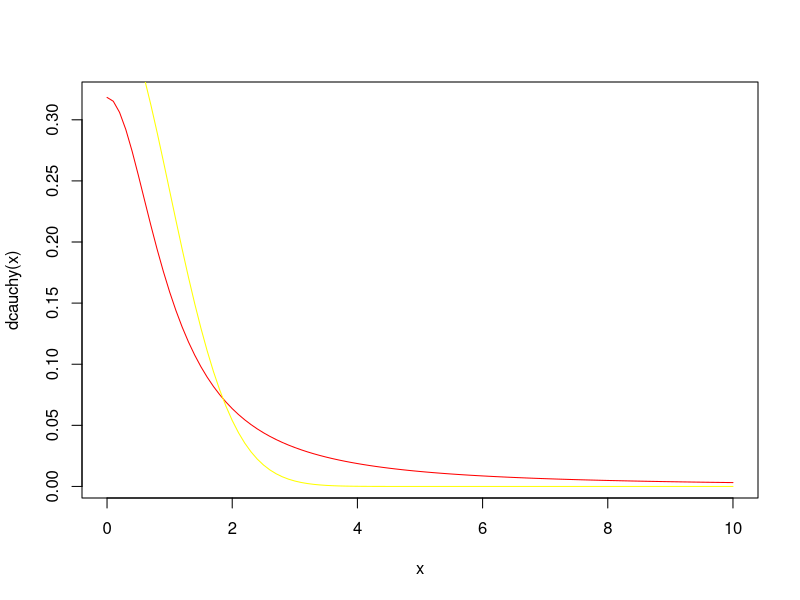
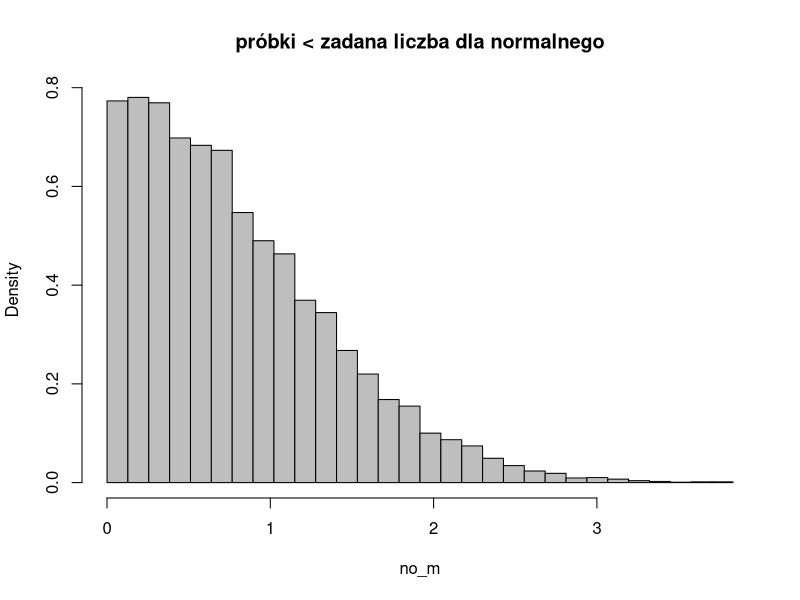
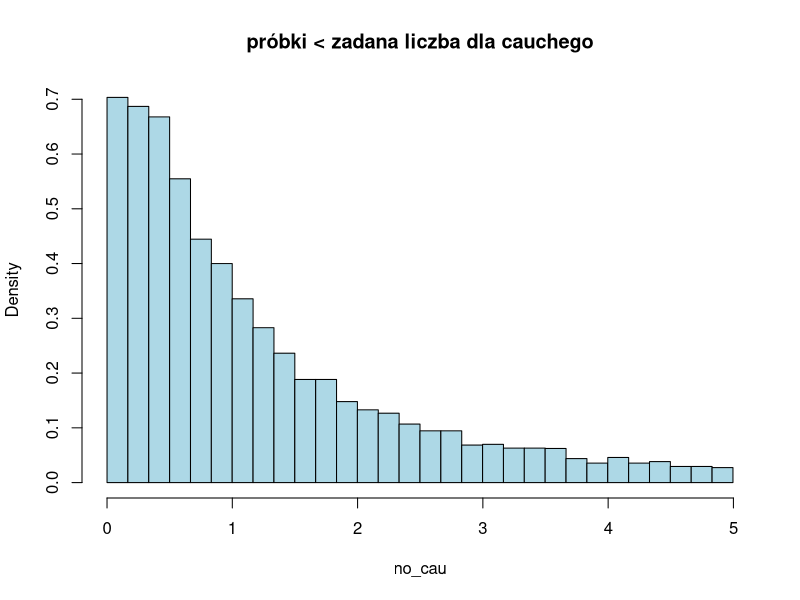
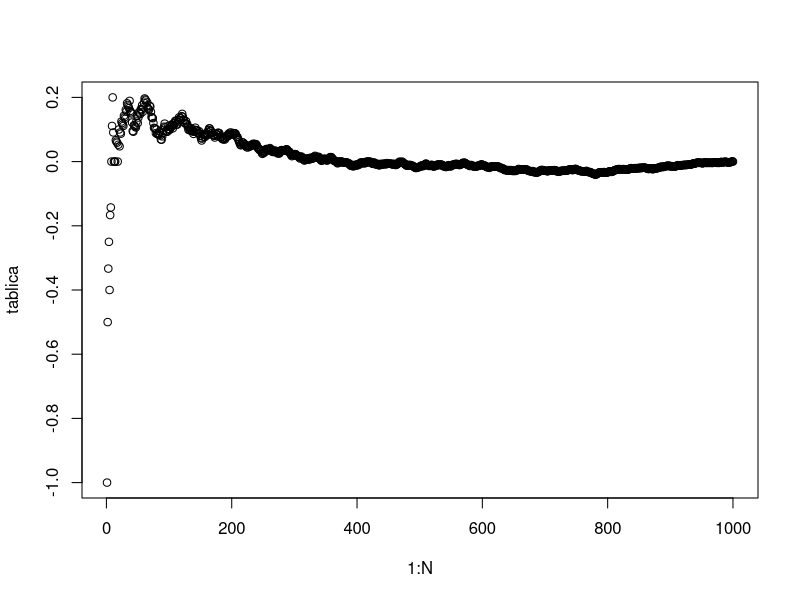
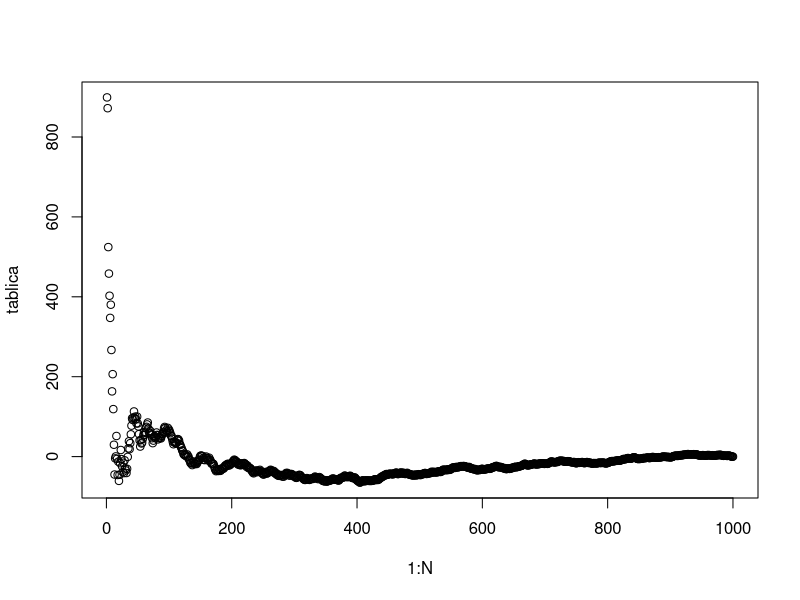
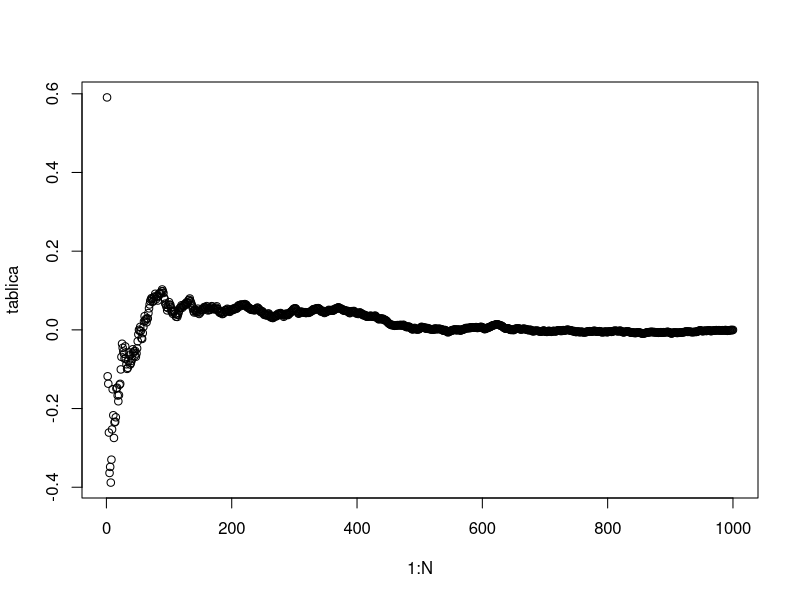
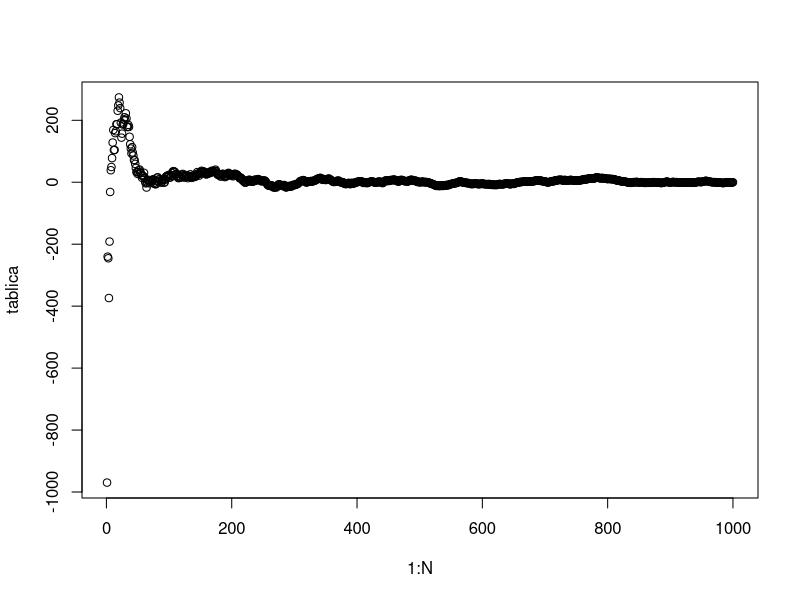
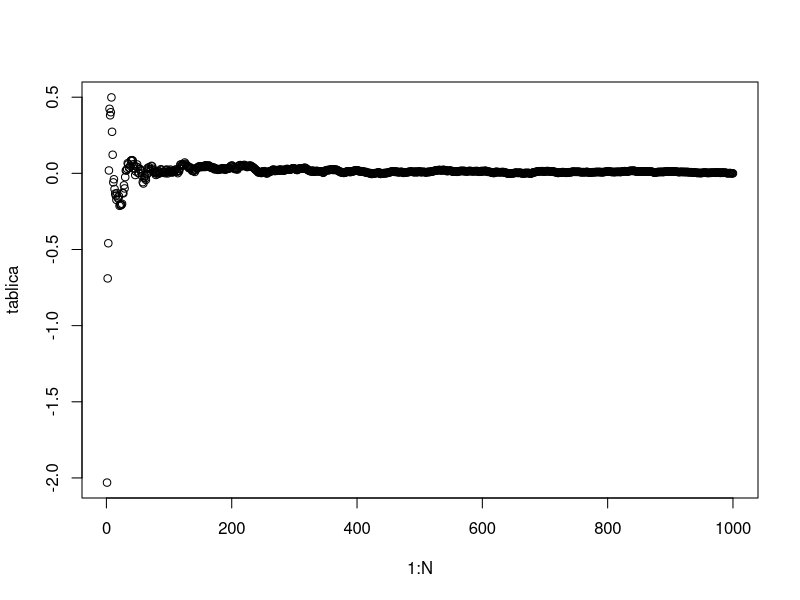

The R script that drew these images, in order:
## ---- chunk 1
knitr::opts_chunk$set(echo = TRUE)
## ---- chunk 2
curve(dcauchy(x), col = 'red', to = 10)
curve(dnorm(x), add = T, col = 'yellow', to = 10)
?curve

## ---- chunk 3
n <- 10^4
normalny <- rnorm(n)
nor_m <- c()
cauchego <- rcauchy(n)

rys_norm <- function(liczba, przedzialy) {
  no_m <- numeric(0)

  for (i in 1:n) {
    if (abs(normalny[i]) <= liczba) {
      no_m <- append(no_m, abs(normalny[i]))
    }
  }

  hist(no_m, breaks = seq(min(no_m), max(no_m), length.out = przedzialy + 1), freq = FALSE, col = 'gray',main = "próbki < zadana liczba dla normalnego")
}

# Przykładowe użycie funkcji
rys_norm(5, 30)


rys_cau <- function(liczba, przedzialy) {
  no_cau <- numeric(0)  #

  for (i in 1:n) {
    if (abs(cauchego[i]) <= liczba) {
      no_cau <- append(no_cau, abs(cauchego[i]))
    }
  }

  hist(no_cau, breaks = seq(min(no_cau), max(no_cau), length.out = przedzialy + 1), freq = FALSE, col = 'lightblue',main = "próbki < zadana liczba dla cauchego")
}

# Przykładowe użycie funkcji
rys_cau(5,30)



## ---- chunk 4
n <- 1e3
cauchy4 <- rcauchy(n)
norm4 <- rnorm(n)
u <- seq(from = 0, to = 10, by = 0.01)
znaleziono <- numeric(0)

for (i in u) {
  prawdcau <- length(which(abs(cauchy4) < i)) / n  
  prawdnorm <- length(which(abs(norm4) < i)) / n    
  
  if (prawdcau > prawdnorm) {
    znaleziono <- append(znaleziono, i)
  }
}

if (length(znaleziono) > 0) {
  cat("Znaleziono u, dla którego P(|Y| < u) > P(|X| < u):", znaleziono)
} else {
  cat("Nie znaleziono takiego u")
}


## ---- chunk 5
N <- 10^3
proby <- sample(c(-1,0, 1), N, replace = T)

srednia <- mean(proby)
proby
srednia
#szukanie wartosci dla roznych rozmiarow wektora i zapisujemy je w tablice gdzie indeks to dlugosc wektora
tablica <- numeric(n)


for(k in 1:N){
tablica[k] <- ((cumsum(proby)[k])/k - srednia) 
}
#w tablicy sa wartosci, a k to argumenty 
plot(1:N, tablica)

## ---- chunk 6
N <- 10^3
proby <- sample(c(-1000:1000), N, replace = T)

srednia <- mean(proby)
proby
srednia
#szukanie wartosci dla roznych rozmiarow wektora i zapisujemy je w tablice gdzie indeks to dlugosc wektora
tablica <- numeric(n)


for(k in 1:N){
tablica[k] <- ((cumsum(proby)[k])/k - srednia) 
}
#w tablicy sa wartosci, a k to argumenty 
plot(1:N, tablica)



## ---- chunk 7
N <- 10^3
proby <- runif(N, -1, 1)

srednia <- mean(proby)
proby
srednia
#szukanie wartosci dla roznych rozmiarow wektora i zapisujemy je w tablice gdzie indeks to dlugosc wektora
tablica <- numeric(n)


for(k in 1:N){
tablica[k] <- ((cumsum(proby)[k])/k - srednia) 
}
#w tablicy sa wartosci, a k to argumenty 
plot(1:N, tablica)


## ---- chunk 8
N <- 10^3
proby <- runif(N, -1000,1000)

srednia <- mean(proby)
proby
srednia
#szukamy wartosci dla roznych rozmiarow wektora i zapisujemy je w tablice gdzie indeks to dlugosc wektora
tablica <- numeric(n)


for(k in 1:N){
tablica[k] <- ((cumsum(proby)[k])/k - srednia) 
}
#w tablicy sa wartosci, a k to argumenty 
plot(1:N, tablica)

## ---- chunk 9
#1
N <- 10^3
proby <- rnorm(N)

srednia <- mean(proby)
proby
srednia
#szukanie wartosci dla roznych rozmiarow wektora i zapisujemy je w tablice gdzie indeks to dlugosc wektora
tablica <- numeric(n)


for(k in 1:N){
tablica[k] <- ((cumsum(proby)[k])/k - srednia) 
}
#w tablicy sa wartosci, a k to argumenty 
plot(1:N, tablica)

#2

N <- 10^3
proby <- rnorm(N, 1000)

srednia <- mean(proby)
proby
srednia
#szukanie wartosci dla roznych rozmiarow wektora i zapisujemy je w tablice gdzie indeks to dlugosc wektora
tablica <- numeric(n)


for(k in 1:N){
tablica[k] <- ((cumsum(proby)[k])/k - srednia) 
}
#w tablicy sa wartosci, a k to argumenty 
plot(1:N, tablica)


## ---- chunk 10

N <- 10^3
proby <- rcauchy(N)

srednia <- mean(proby)
proby
srednia
#szukamy wartosci dla roznych rozmiarow wektora i zapisujemy je w tablice gdzie indeks to dlugosc wektora
tablica <- numeric(n)


for(k in 1:N){
tablica[k] <- ((cumsum(proby)[k])/k - srednia) 
}
#w tablicy sa wartosci, a k to argumenty 
plot(1:N, tablica)


## ---- chunk 11
N <- 10^4
n <- 100
eps <- 1/100 
succ <- numeric(0)

for (i in 1:N) {
  prawd <- abs((sum(sample(-1:1, n, replace = TRUE))/n - mean(sample(-1:1, n, replace = TRUE))))
  if (prawd < eps) {
    succ <- append(succ, 1)
  }
}

prawdopodobienstwo <- length(succ)/N
prawdopodobienstwo

## ---- chunk 12
N <- 10^4
n <- 100
eps <- 1/100 
succ <- numeric(0)

for (i in 1:N) {  
  prawd <- abs((sum(sample(-10:10, n, replace = TRUE))/n - mean(sample(-1:1, n, replace = TRUE))))
  if (prawd < eps) {
    succ <- append(succ, 1)
  }
}

prawdopodobienstwo <- length(succ)/N
prawdopodobienstwo

## ---- chunk 13
N <- 10^4
n <- 100
eps <- 1/100 
succ <- numeric(0)

for (i in 1:N) {  
  prawd <- abs((sum(sample(-100:100, n, replace = TRUE))/n - mean(sample(-1:1, n, replace = TRUE))))
  if (prawd < eps) {
    succ <- append(succ, 1)
  }
}

prawdopodobienstwo <- length(succ)/N
prawdopodobienstwo

## ---- chunk 14
N <- 10^3
n <- 100
eps <- 1/100 
succ <- numeric(0)

funkcja_unif <- function(a) {
  for (i in 1:N) {  
    prawd <- abs((sum(runif(n, -a, a)))/n - mean(runif(n, -a, a)))
    if (prawd < eps) {
      succ <- append(succ, 1)
    }
  }
  prawdopodobienstwo <- length(succ)/N
  return(prawdopodobienstwo)
}

funkcja_unif(1)
funkcja_unif(1000) 

## ---- chunk 15
N <- 10^3
n <- 100
eps <- 1/100 
succ <- numeric(0)

funkcja_norm <- function(sigma) {
  for (i in 1:N) {  
    prawd <- abs((sum(rnorm(n, 0, sigma)))/n - mean(rnorm(n, 0, sigma)))
    if (prawd < eps) {
      succ <- append(succ, 1)
    }
  }
  prawdopodobienstwo <- length(succ)/N
  return(prawdopodobienstwo)
}

funkcja_norm(1)

funkcja_norm(10)
funkcja_norm(100)

## ---- chunk 16

N <- 10^3
n <- 100

succ <- numeric(0)

funkcja_cauchy <- function(eps) {
  for (i in 1:N) {  
    prawd <- abs((sum(rcauchy(n)))/n)
    if (prawd < eps) {
      succ <- append(succ, 1)
    }
  }
  prawdopodobienstwo <- length(succ)/N
  return(prawdopodobienstwo)
}

funkcja_cauchy(1/100)
funkcja_cauchy(1/10)
funkcja_cauchy(1)


